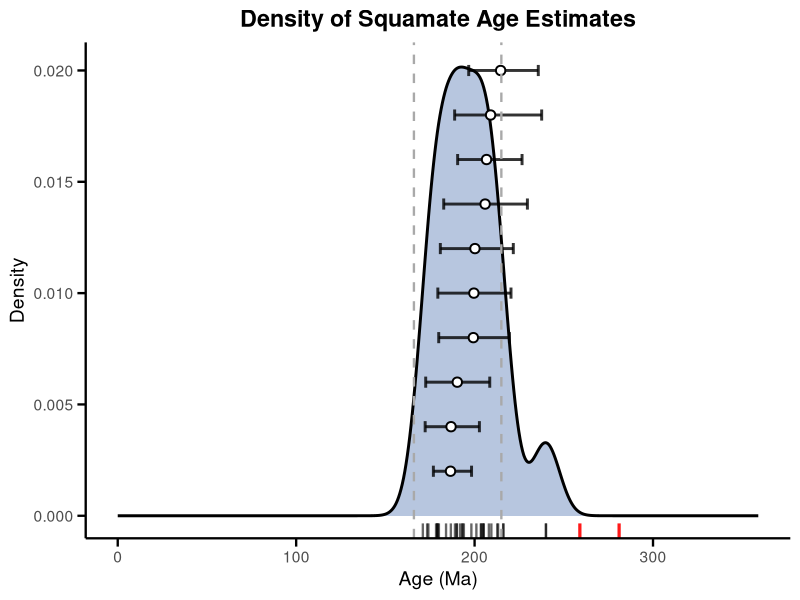
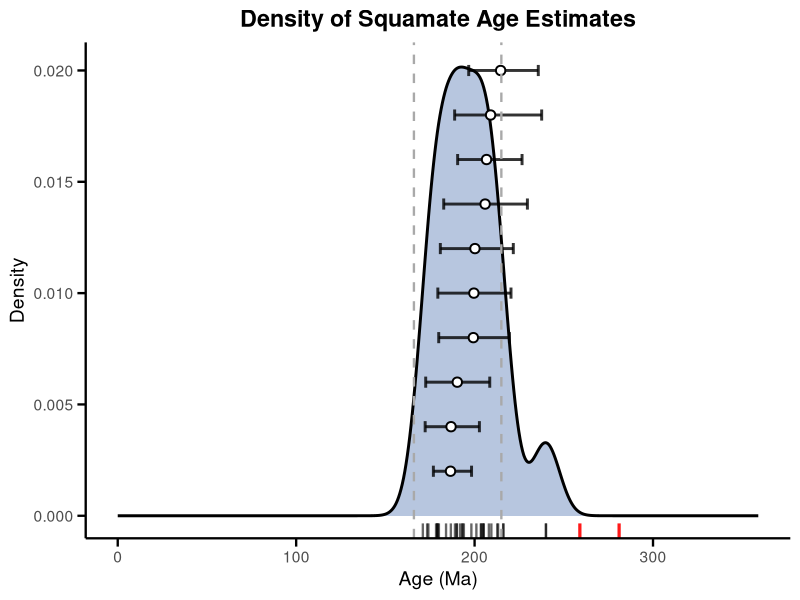

Source code (R) for these figures, in order:
### Squamata: Likelihood Checkpoints
library(dplyr)
library(ggplot2)

# Read the CSV file
squamata <- read.csv("squamata_timetrees.csv", header = TRUE)
head(squamata)

# Read the tip dates
squamate_tips <- read.csv("squamate_tip_dates.csv", header = TRUE)
head(squamate_tips)

# Add a y position slightly above the x-axis
squamate_tips <- squamate_tips %>%
  mutate(y = seq(0.002, 0.002 * n(), length.out = n()))

# Identify outliers using the IQR rule
q <- quantile(squamata$Age, probs = c(0.25, 0.75), na.rm = TRUE)
iqr <- q[2] - q[1]

lower <- q[1] - 1.5 * iqr
upper <- q[2] + 1.5 * iqr

squamata <- squamata %>%
  mutate(outlier = Age < lower | Age > upper)

# Plot
ggplot() +
  # Density using NON-outliers only
  geom_density(
    data = filter(squamata, !outlier),
    aes(x = Age),
    fill = "#4C72B0",
    alpha = 0.4,
    linewidth = 1,
    trim = FALSE
  ) +
  # Rug for non-outliers
  geom_rug(
    data = filter(squamata, !outlier),
    aes(x = Age),
    sides = "b",
    alpha = 0.6,
    linewidth = 0.8
  ) +
  # Rug for outliers (red)
  geom_rug(
    data = filter(squamata, outlier),
    aes(x = Age),
    sides = "b",
    color = "red",
    alpha = 0.9,
    linewidth = 1.1
  ) +
  # Whiskers (Min–Max)
  geom_errorbarh(
    data = squamate_tips,
    aes(y = y, xmin = Min, xmax = Max),
    height = 0.0005,
    linewidth = 1,
    color = "black",
    alpha = 0.8
  ) +
  
  # Central point (Point estimate)
  geom_point(
    data = squamate_tips,
    aes(y = y, x = Point),
    shape = 21,
    size = 2.5,
    fill = "white",
    color = "black",
    stroke = 1
  ) + 
  scale_x_continuous(limits = c(0, 359)) +
  labs(
    title = "Density of Squamate Age Estimates",
    x = "Age (Ma)",
    y = "Density"
  ) +
  geom_vline(
    xintercept = c(166, 215),
    linetype = "dashed",
    linewidth = 0.8,
    color = "darkgray"
  ) + 
  theme_minimal(base_size = 14) + 
  theme(
    panel.grid.major = element_blank(),
    panel.grid.minor = element_blank(),
    axis.line = element_line(color = "black", linewidth = 0.8),
    axis.ticks = element_line(color = "black", linewidth = 0.8),
    axis.ticks.length = unit(6, "pt"),
    plot.title = element_text(face = "bold", hjust = 0.5)
  )

ggsave(
  filename = "squamata_likelihood_checkpoints.png",
  width = 8,
  height = 5,
  units = "in",
  dpi = 300
)

# Estimates
ages_clean <- squamata$Age[!squamata$outlier]

d <- density(
  ages_clean,
  from = 0,
  to   = 359
)

mode_age <- d$x[which.max(d$y)]
mode_age

median_age <- median(ages_clean)
median_age
